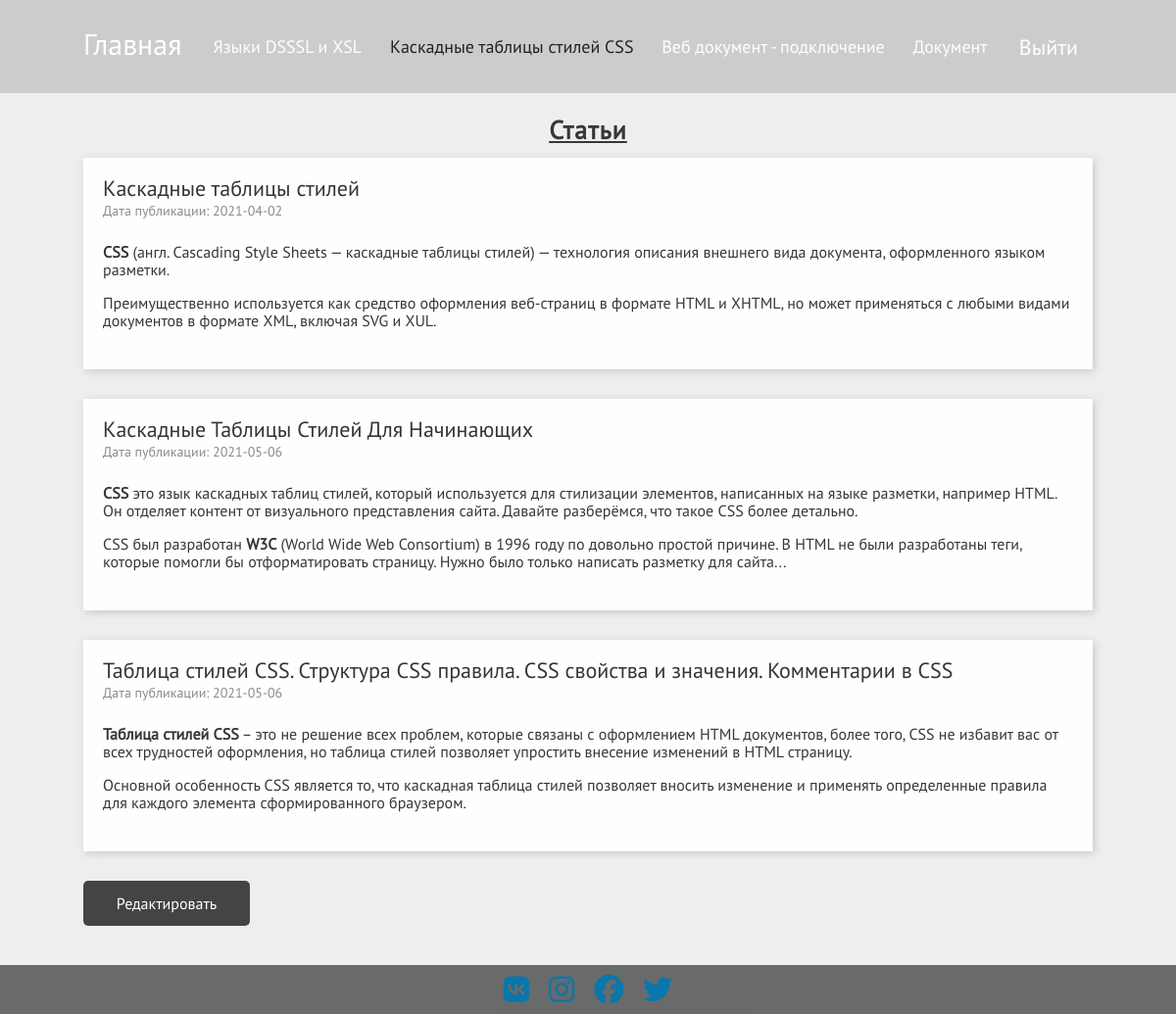
/content.php?tab=2 (signed in), run on the app's committed database.
### tables this page shows
CREATE TABLE `css` (
  `id` int(11) NOT NULL,
  `ar_name` varchar(200) DEFAULT NULL,
  `article` text,
  `description` text,
  `date` date DEFAULT NULL
);

### functions.php (called while the page is built, shortened)
<?php
require_once 'config.php';
function select_all($table)
{
	global $link;
	$articles = array();
	$query =	"SELECT id, ar_name, description, date FROM {$table} ORDER BY id";
	$result = mysqli_query($link, $query);
	for ($i = 0; $i < mysqli_num_rows($result); $i++) {
		mysqli_data_seek($result, $i);
		$articles[] = mysqli_fetch_assoc($result);
	}
	return $articles;
}

### content.php (the view, shortened to what this page needs)
<?php
require_once 'functions.php';
$tab = 0;
$t2 = "css";
if (isset($_GET['tab'])) {
	$tab = $_GET['tab'];
	switch ($tab) {
		case 2:
			$table = select_all($t2);
			$table_name = $t2;
			break;
	}
}
?>
<!DOCTYPE html>
<html lang="ru">
<head>
	<title><?php
				if (isset($_GET['tab'])) {
					$tab = $_GET['tab'];
					switch ($tab) {
						case 1:
							echo "Языки DSSSL и XSL";
							break;
						case 2:
							echo "Каскадные таблицы стилей CSS";
							break;
						case 3:
							echo "Веб документ - подключение";
							break;
						case 4:
							echo "Документ";
							break;
						default:
							$table = [];
							$table_name = "404";
							break;
					}
				} ?></title>
	<link rel="stylesheet" href="css/style.css">
</head>
<body>
	<div class="wrapper">
		<header class="header header__gray">
			<div class="header__content _container">
				<a href="index.php" class="header__logo">Главная</a>
				<nav class="header__menu menu__body">
					<ul class="menu__list">
						<li class="menu__item"><a href="content.php?tab=1" class="menu__link <?php if (isset($_GET['tab']) && ($_GET['tab'] == 1)) echo "menu__link_active" ?>">Языки DSSSL и XSL</a></li>
						<li class="menu__item"><a href="content.php?tab=2" class="menu__link <?php if (isset($_GET['tab']) && ($_GET['tab'] == 2)) echo "menu__link_active" ?>">Каскадные таблицы стилей CSS</a></li>
						<li class="menu__item"><a href="content.php?tab=3" class="menu__link <?php if (isset($_GET['tab']) && ($_GET['tab'] == 3)) echo "menu__link_active" ?>">Веб документ - подключение</a></li>
						<li class="menu__item"><a href="content.php?tab=4" class="menu__link <?php if (isset($_GET['tab']) && ($_GET['tab'] == 4)) echo "menu__link_active" ?>">Документ</a></li>
					</ul>
				</nav>
				<?php
				if (!empty($_SESSION["auth"]) and $_SESSION['auth'])
					echo "<a href='logout.php' class='header__in'>Выйти</a>";
				else echo "<a href='login.php' class='header__in'>Войти</a>";
				?>
			</div>
		</header>
		<main class="page page__info">
			<section class="news">
				<div class="news__content _container">
					<div class="news__title">Статьи</div>
					<?php
					if (isset($table))
						for ($i = 0; $i < count($table); $i++) {
							echo <<<CARD
					<div class="news__card card-news">
						<div class="card-news__text">
							<a href="article.php?tab=$tab&id={$table[$i]["id"]}" class="card-news__title">{$table[$i]["ar_name"]}</a>
							<div class="card-news__date">
								Дата публикации: {$table[$i]["date"]}
							</div>
							<div class="card-news__description">
							{$table[$i]["description"]}
							</div>
						</div>
					</div>
					CARD;
						}
					?>
					<?php
					if (!empty($_SESSION['admin']) and $_SESSION['admin'] && $table_name != '404') {
					?>
						<form action="editor.php" method="post">
							<div class="edit-form">
								<div class="edit__btn edit-btn" id="edit">Редактировать</div>
							</div>
						</form>
					<?php
					}
					?>
				</div>
			</section>
		</main>
		<footer class="footer">
			<div class="footer__content _container">
				<div class="footer__socials socials-footer">
					<a href="https://vk.com/" class="socials-footer__link"><i class="fab fa-vk"></i></a>
					<a href="https://www.instagram.com/" class="socials-footer__link"><i class="fab fa-instagram"></i></a>
					<a href="https://www.facebook.com/" class="socials-footer__link"><i class="fab fa-facebook"></i></a>
					<a href="https://twitter.com/?lang=ru" class="socials-footer__link"><i class="fab fa-twitter"></i></a>
				</div>
			</div>
		</footer>
	</div>
</body>
</html>

### css/style.css (style rules this page uses)
*:not(p, ol, h1, h2, h3, h4, h5, h6) { padding: 0px; margin: 0px; border: 0px; }
*, *:before, *:after { -webkit-box-sizing: border-box; box-sizing: border-box; }
aside, nav, footer, header, section { display: block; }
html, body { height: 100%; min-width: 320px; }
body { line-height: 1; font-family: "PTSans"; -ms-text-size-adjust: 100%; -moz-text-size-adjust: 100%; -webkit-text-size-adjust: 100%; }
a, a:visited { text-decoration: none; }
li:not(.ck-editor li, .card-news__description li, .article__text li) { list-style: none; }
body { color: #353738; font-size: 14px; min-width: 320px; }
.wrapper { width: 100%; min-height: 100vh; overflow: hidden; display: -webkit-box; display: -ms-flexbox; display: flex; -webkit-box-orient: vertical; -webkit-box-direction: normal; -ms-flex-direction: column; flex-direction: column; }
._container { max-width: 1070px; margin: 0 auto; padding: 0 20px; }
.header { min-width: 320px; position: absolute; width: 100%; z-index: 50; left: 0; top: 0px; height: 95px; }
.header__content { height: 100%; display: -webkit-box; display: -ms-flexbox; display: flex; -webkit-box-align: center; -ms-flex-align: center; align-items: center; }
.header__gray { background: #ccc; z-index: 15 !important; }
.header__logo { margin: -5px 0px 0px 0px; width: 100px; color: #fff; font-size: 30px; line-height: 40px; }
.header__in { display: block; color: #fff; font-size: 22px; margin: 0px 15px 0px 0px; }
.menu__body { padding: 0px 3.15%; -webkit-box-flex: 1; -ms-flex: 1 1 auto; flex: 1 1 auto; }
.menu__list { display: -webkit-box; display: -ms-flexbox; display: flex; -webkit-box-pack: justify; -ms-flex-pack: justify; justify-content: space-between; }
.menu__item { display: block; }
.menu__link { color: #fff; font-size: 18px; }
.menu__link_active { color:rgba(28, 36, 42); }
.footer { z-index: 10; background: #353738bd; height: 50px; padding: 10px 0px; }
.footer__socials { display: -webkit-box; display: -ms-flexbox; display: flex; -webkit-box-pack: center; -ms-flex-pack: center; justify-content: center; }
.socials-footer { font-size: 30px; }
.socials-footer__link { margin: 0px 10px; color: #0777ac; -webkit-transition: color 0.2s ease 0s; -o-transition: color 0.2s ease 0s; transition: color 0.2s ease 0s; }
.page { -webkit-box-flex: 1; -ms-flex: 1 1 auto; flex: 1 1 auto; position: relative; }
.page__info { background: #eee; }
.news { padding: 120px 0px 30px; }
.news__title { text-align: center; font-size: 26px; letter-spacing: 1.1px; font-weight: 700; margin: 0px 0px 15px 0px; text-decoration: underline; }
.news__card { margin: 0px 0px 30px 0px; }
.card-news { -webkit-box-shadow: 2px 2px 8px 0px rgba(34, 60, 80, 0.2); box-shadow: 2px 2px 8px 0px rgba(34, 60, 80, 0.2); background: #fefefe; display: -webkit-box; display: -ms-flexbox; display: flex; padding: 20px; }
.card-news__text { display: -webkit-box; display: -ms-flexbox; display: flex; -webkit-box-orient: vertical; -webkit-box-direction: normal; -ms-flex-direction: column; flex-direction: column; }
.card-news__title { font-size: 22px; color: #353535; margin: 0px 0px 5px 0px; display: inline-block; }
.card-news__date { font-size: 14px; color: #8b8b8b; margin: 0px 0px 10px 0px; }
.card-news__description { font-size: 16px; line-height: 18px; -webkit-box-flex: 1; -ms-flex: 1 1 auto; flex: 1 1 auto; margin: 0px 0px 5px 0px; }
.edit-btn { display: block; cursor: pointer; text-align: center; width: 170px; padding: 15px 0; background: #444; font-size: 16px; border-radius: 5px; color: #fff; transition: all .2s ease 0s; margin: 0 0 10px 0; }

### data on the page
css: ar_name "Каскадные таблицы стилей", date "2021-04-02", description "CSS (англ. Cascading Style Sheets — каскадные таблицы стилей) — технология описания внешнего вида документа, оформленного языком разметки. Преимущественно используется как средство оформления веб-страниц в формате HTML и XHTML, но может применяться с любыми видами документов в формате XML, включая SVG и XUL."
css: ar_name "Каскадные Таблицы Стилей Для Начинающих", date "2021-05-06", description "CSS это язык каскадных таблиц стилей, который используется для стилизации элементов, написанных на языке разметки, например HTML. Он отделяет контент от визуального представления сайта. Давайте разберёмся, что такое CSS более детально. CSS был разработан W3C (World Wide Web Consortium) в 1996 году по довольно простой причине. В HTML не были разработаны теги, которые помогли бы отформатировать страницу. Нужно было только написать разметку для сайта..."
css: ar_name "Таблица стилей CSS. Структура CSS правила. CSS свойства и значения. Комментарии в CSS", date "2021-05-06", description "Таблица стилей CSS – это не решение всех проблем, которые связаны с оформлением HTML документов, более того, CSS не избавит вас от всех трудностей оформления, но таблица стилей позволяет упростить внесение изменений в HTML страницу. Основной особенность CSS является то, что каскадная таблица стилей позволяет вносить изменение и применять определенные правила для каждого элемента сформированного браузером."
